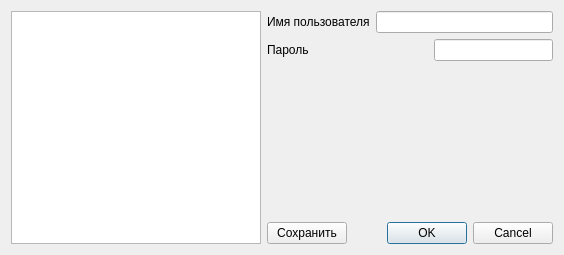
<?xml version="1.0" encoding="UTF-8"?>
<ui version="4.0">
 <class>Dialog</class>
 <widget class="QDialog" name="Dialog">
  <property name="geometry">
   <rect>
    <x>0</x>
    <y>0</y>
    <width>564</width>
    <height>255</height>
   </rect>
  </property>
  <property name="windowTitle">
   <string>Dialog</string>
  </property>
  <layout class="QGridLayout" name="gridLayout">
   <item row="0" column="0" rowspan="3">
    <widget class="QListView" name="listView"/>
   </item>
   <item row="0" column="1">
    <layout class="QVBoxLayout" name="verticalLayout">
     <item>
      <layout class="QHBoxLayout" name="horizontalLayout">
       <item>
        <widget class="QLabel" name="label">
         <property name="text">
          <string>Имя пользователя</string>
         </property>
        </widget>
       </item>
       <item>
        <widget class="QLineEdit" name="lineEdit"/>
       </item>
      </layout>
     </item>
     <item>
      <layout class="QHBoxLayout" name="horizontalLayout_2">
       <item>
        <widget class="QLabel" name="label_2">
         <property name="text">
          <string>Пароль</string>
         </property>
        </widget>
       </item>
       <item>
        <spacer name="horizontalSpacer">
         <property name="orientation">
          <enum>Qt::Horizontal</enum>
         </property>
         <property name="sizeHint" stdset="0">
          <size>
           <width>40</width>
           <height>20</height>
          </size>
         </property>
        </spacer>
       </item>
       <item>
        <widget class="QLineEdit" name="lineEdit_2">
         <property name="inputMask">
          <string/>
         </property>
        </widget>
       </item>
      </layout>
     </item>
    </layout>
   </item>
   <item row="2" column="1">
    <layout class="QHBoxLayout" name="horizontalLayout_3">
     <item>
      <widget class="QPushButton" name="pushButton">
       <property name="text">
        <string>Сохранить</string>
       </property>
      </widget>
     </item>
     <item>
      <spacer name="horizontalSpacer_2">
       <property name="orientation">
        <enum>Qt::Horizontal</enum>
       </property>
       <property name="sizeHint" stdset="0">
        <size>
         <width>40</width>
         <height>20</height>
        </size>
       </property>
      </spacer>
     </item>
     <item>
      <widget class="QDialogButtonBox" name="buttonBox">
       <property name="orientation">
        <enum>Qt::Horizontal</enum>
       </property>
       <property name="standardButtons">
        <set>QDialogButtonBox::Cancel|QDialogButtonBox::Ok</set>
       </property>
      </widget>
     </item>
    </layout>
   </item>
   <item row="1" column="1">
    <spacer name="verticalSpacer">
     <property name="orientation">
      <enum>Qt::Vertical</enum>
     </property>
     <property name="sizeHint" stdset="0">
      <size>
       <width>20</width>
       <height>40</height>
      </size>
     </property>
    </spacer>
   </item>
  </layout>
 </widget>
 <resources/>
 <connections>
  <connection>
   <sender>buttonBox</sender>
   <signal>accepted()</signal>
   <receiver>Dialog</receiver>
   <slot>accept()</slot>
   <hints>
    <hint type="sourcelabel">
     <x>248</x>
     <y>254</y>
    </hint>
    <hint type="destinationlabel">
     <x>157</x>
     <y>274</y>
    </hint>
   </hints>
  </connection>
  <connection>
   <sender>buttonBox</sender>
   <signal>rejected()</signal>
   <receiver>Dialog</receiver>
   <slot>reject()</slot>
   <hints>
    <hint type="sourcelabel">
     <x>316</x>
     <y>260</y>
    </hint>
    <hint type="destinationlabel">
     <x>286</x>
     <y>274</y>
    </hint>
   </hints>
  </connection>
 </connections>
</ui>
